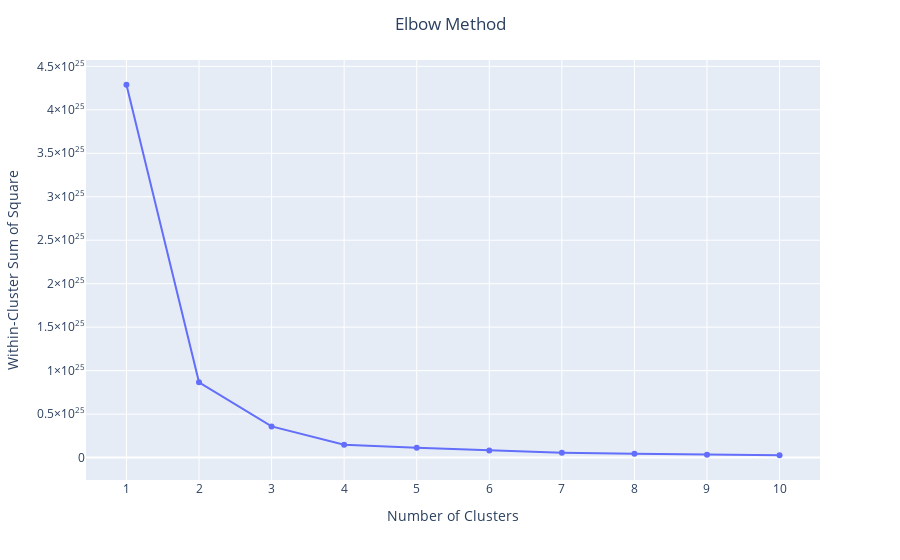

Notebook code cell kept with this figure:
### Markdown cell above
<h2 dir=rtl align=right style="line-height:200%;font-family:vazir;color:#0099cc">
<font face="vazir" color="#0099cc">
بخش دوم
</font>

### Code cell
# Find the optimal number of clusters using the elbow method
wcss = []
for k in range(1, 11):
    kmeans = KMeans(n_clusters=k, init='k-means++', random_state=42)
    kmeans.fit(crypto_data[['market_cap', 'volume']])
    wcss.append(kmeans.inertia_)

fig = px.line(x=range(1, 11), y=wcss, markers='o')
fig.update_layout(
    title='Elbow Method',
    title_x=0.5,
    xaxis_title='Number of Clusters',
    yaxis_title='Within-Cluster Sum of Square',    
)
fig.update_xaxes(nticks=20)

### Figure 1 — Plotly figure (JSON) as saved in the notebook; plotly's stock layout.template omitted (floating-point values rounded to 4 significant figures)
{"data": [{"hovertemplate": "x=%{x}<br>y=%{y}<extra></extra>", "legendgroup": "", "line": {"color": "#636efa", "dash": "solid"}, "marker": {"symbol": "circle"}, "mode": "markers+lines", "name": "", "orientation": "v", "showlegend": false, "type": "scatter", "x": [1, 2, 3, 4, 5, 6, 7, 8, 9, 10], "xaxis": "x", "y": [4.288e+25, 8.651e+24, 3.586e+24, 1.478e+24, 1.121e+24, 8.018e+23, 5.538e+23, 4.345e+23, 3.377e+23, 2.678e+23], "yaxis": "y"}], "layout": {"legend": {"tracegroupgap": 0}, "margin": {"t": 60}, "title": {"text": "Elbow Method", "x": 0.5}, "xaxis": {"anchor": "y", "domain": [0, 1], "nticks": 20, "title": {"text": "Number of Clusters"}}, "yaxis": {"anchor": "x", "domain": [0, 1], "title": {"text": "Within-Cluster Sum of Square"}}}}
